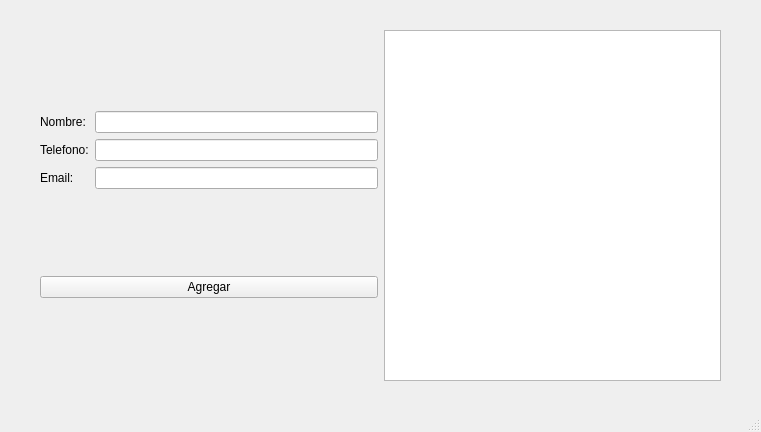
<?xml version="1.0" encoding="UTF-8"?>
<ui version="4.0">
 <class>MainWindow</class>
 <widget class="QMainWindow" name="MainWindow">
  <property name="geometry">
   <rect>
    <x>0</x>
    <y>0</y>
    <width>761</width>
    <height>432</height>
   </rect>
  </property>
  <property name="windowTitle">
   <string>MainWindow</string>
  </property>
  <widget class="QWidget" name="centralwidget">
   <widget class="QWidget" name="layoutWidget">
    <property name="geometry">
     <rect>
      <x>40</x>
      <y>30</y>
      <width>681</width>
      <height>351</height>
     </rect>
    </property>
    <layout class="QGridLayout" name="gridLayout_2">
     <item row="0" column="0">
      <layout class="QVBoxLayout" name="verticalLayout">
       <item>
        <layout class="QGridLayout" name="gridLayout">
         <item row="0" column="0">
          <widget class="QLabel" name="label">
           <property name="text">
            <string>Nombre:</string>
           </property>
          </widget>
         </item>
         <item row="0" column="1">
          <widget class="QLineEdit" name="nombre"/>
         </item>
         <item row="1" column="0">
          <widget class="QLabel" name="label_2">
           <property name="text">
            <string>Telefono:</string>
           </property>
          </widget>
         </item>
         <item row="1" column="1">
          <widget class="QLineEdit" name="telefono"/>
         </item>
         <item row="2" column="0">
          <widget class="QLabel" name="label_3">
           <property name="text">
            <string>Email:</string>
           </property>
          </widget>
         </item>
         <item row="2" column="1">
          <widget class="QLineEdit" name="email"/>
         </item>
        </layout>
       </item>
       <item>
        <widget class="QPushButton" name="boton">
         <property name="text">
          <string>Agregar</string>
         </property>
        </widget>
       </item>
      </layout>
     </item>
     <item row="0" column="1">
      <widget class="QListView" name="listView"/>
     </item>
    </layout>
   </widget>
  </widget>
  <widget class="QMenuBar" name="menubar">
   <property name="geometry">
    <rect>
     <x>0</x>
     <y>0</y>
     <width>761</width>
     <height>21</height>
    </rect>
   </property>
  </widget>
  <widget class="QStatusBar" name="statusbar"/>
 </widget>
 <resources/>
 <connections/>
</ui>
